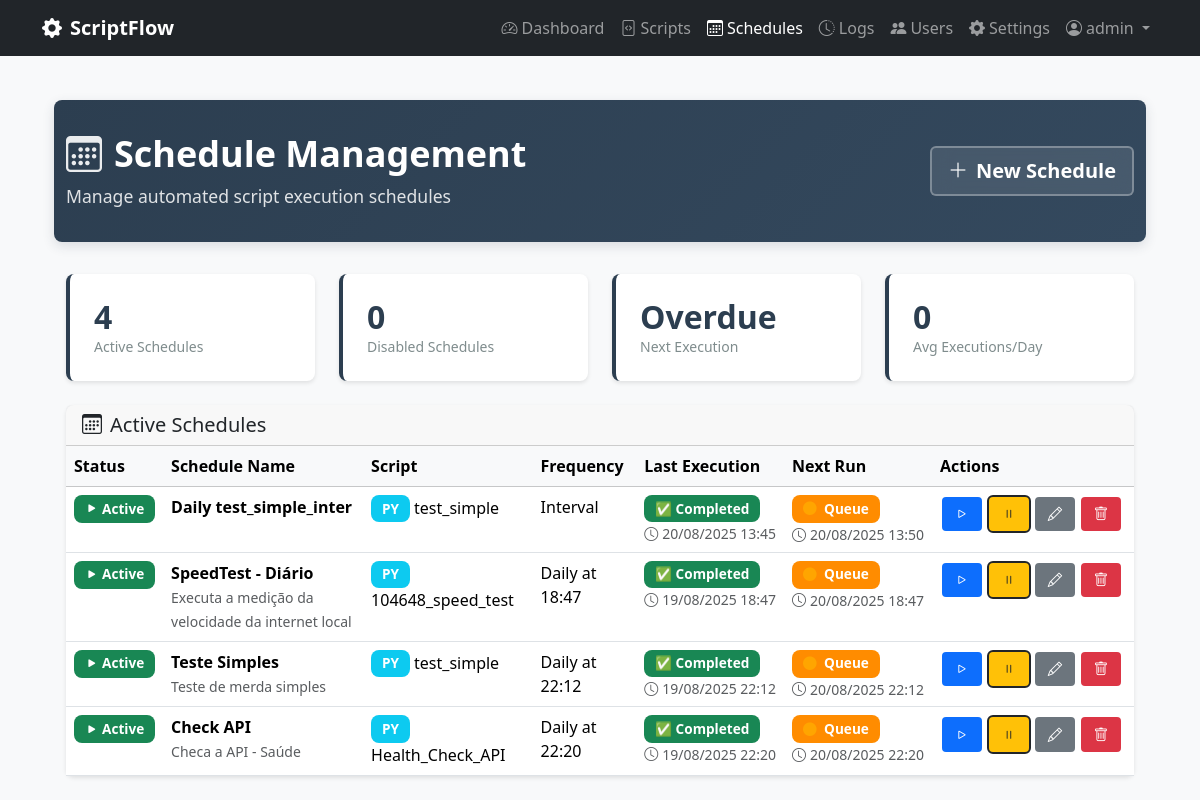
The app's page /schedules (signed in), older data.
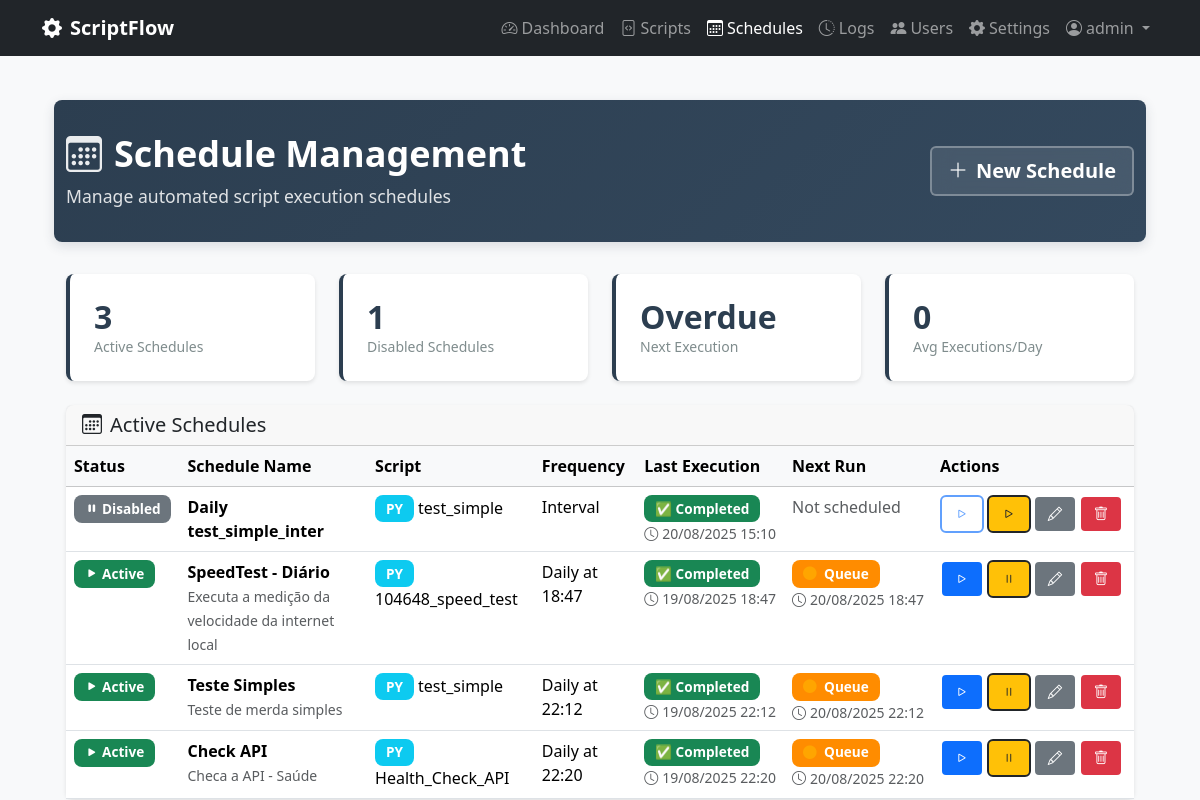
The same page, newer data.
### scriptflow.py (models this page shows, shortened)
class Schedule(db.Model):
    __tablename__ = 'schedules'
    id = db.Column(db.Integer, primary_key=True)
    name = db.Column(db.String(100), nullable=False)
    description = db.Column(db.Text)
    frequency = db.Column(db.String(20), nullable=False)  # daily, weekly, monthly, custom
    time_config = db.Column(db.Text)  # JSON string with time configuration
    is_active = db.Column(db.Boolean, default=True)
    created_at = db.Column(db.DateTime, default=datetime.now)
    updated_at = db.Column(db.DateTime, default=datetime.now, onupdate=datetime.now)
    next_run_time = db.Column(db.DateTime)
    last_execution_id = db.Column(db.Integer, db.ForeignKey('executions.id'))
    script_id = db.Column(db.Integer, db.ForeignKey('scripts.id'), nullable=False)
    user_id = db.Column(db.Integer, db.ForeignKey('users.id'), nullable=False)
    script = db.relationship('Script', backref='schedules')
    user = db.relationship('User', backref='schedules')
    last_execution = db.relationship('Execution', foreign_keys=[last_execution_id])
    @property
    def time_config_json(self):
        if self.time_config:
            try:
                return json.loads(self.time_config)
            except:
                return {}
        return {}
    @property
    def next_run_display(self):
        if not self.next_run_time:
            return "Not scheduled"
        now = datetime.now()  # Use local time instead of UTC
        delta = self.next_run_time - now
        if delta.total_seconds() < 0:
            return "Overdue"
        elif delta.total_seconds() < 3600:  # Less than 1 hour
            minutes = int(delta.total_seconds() / 60)
            return f"in {minutes}m"
        elif delta.total_seconds() < 86400:  # Less than 1 day
            hours = int(delta.total_seconds() / 3600)
            minutes = int((delta.total_seconds() % 3600) / 60)
            return f"in {hours}h {minutes}m"
        else:
            days = int(delta.total_seconds() / 86400)
            return f"in {days} days"
    @property
    def frequency_display(self):
        if self.frequency == 'daily':
            config = self.time_config_json
            if config.get('time'):
                return f"Daily at {config['time']}"
            return "Daily"
        elif self.frequency == 'monthly':
            config = self.time_config_json
            day = config.get('day', 1)
            time = config.get('time', '09:00')
            return f"Monthly (day {day}) at {time}"
        elif self.frequency == 'custom':
            return "Custom schedule"
        return self.frequency.capitalize()

class Execution(db.Model):
    __tablename__ = 'executions'
    id = db.Column(db.Integer, primary_key=True)
    started_at = db.Column(db.DateTime, default=datetime.now, nullable=False)
    completed_at = db.Column(db.DateTime)
    status = db.Column(db.String(20), default='pending', nullable=False)  # pending, running, completed, failed, timeout
    exit_code = db.Column(db.Integer)
    stdout = db.Column(db.Text)
    stderr = db.Column(db.Text)
    duration_seconds = db.Column(db.Float)
    trigger_type = db.Column(db.String(20), default='manual', nullable=False)  # manual, scheduled, api
    script_id = db.Column(db.Integer, db.ForeignKey('scripts.id'), nullable=False)
    user_id = db.Column(db.Integer, db.ForeignKey('users.id'), nullable=False)
    script = db.relationship('Script', backref='executions')
    @property
    def status_icon(self):
        icons = {
            'pending': '⏳',
            'running': '🔄',  # Emoji simples que funciona bem
            'completed': '✅',
            'failed': '❌',
            'timeout': '⏰',
            'cancelled': '🛑'
        }
        return icons.get(self.status, '❓')
    @property
    def status_color(self):
        colors = {
            'pending': 'secondary',
            'running': 'running',  # Usar classe CSS personalizada com animação
            'completed': 'success',
            'failed': 'danger',
            'timeout': 'warning',
            'cancelled': 'danger'
        }
        return colors.get(self.status, 'secondary')

class Script(db.Model):
    __tablename__ = 'scripts'
    id = db.Column(db.Integer, primary_key=True)
    name = db.Column(db.String(100), nullable=False)
    description = db.Column(db.Text)
    filename = db.Column(db.String(255), nullable=False)
    file_path = db.Column(db.String(500), nullable=False)
    script_type = db.Column(db.String(10), nullable=False)  # 'py' or 'bat'
    file_size = db.Column(db.Integer)
    created_at = db.Column(db.DateTime, default=datetime.now)
    updated_at = db.Column(db.DateTime, default=datetime.now, onupdate=datetime.now)
    is_active = db.Column(db.Boolean, default=True)
    user_id = db.Column(db.Integer, db.ForeignKey('users.id'), nullable=False)

### scriptflow.py (the view)
@app.route('/schedules')
@login_required
def schedules():
    schedules_query = Schedule.query.order_by(Schedule.next_run_time.asc())
    user_schedules = apply_user_data_filter(schedules_query).all()
    active_schedules = sum(1 for s in user_schedules if s.is_active)
    disabled_schedules = len(user_schedules) - active_schedules
    next_schedule = next((s for s in user_schedules if s.is_active and s.next_run_time), None)
    next_run_display = next_schedule.next_run_display if next_schedule else "No upcoming runs"
    stats = {
        'active': active_schedules,
        'disabled': disabled_schedules,
        'next_run': next_run_display,
        'avg_per_day': 0  # TODO: Calculate based on execution history
    }
    return render_template('schedules.html', schedules=user_schedules, stats=stats)

### scriptflow.py (called while the page is built)
@login_manager.user_loader
def load_user(user_id):
    return db.session.get(User, int(user_id))

def apply_user_data_filter(query):
    if current_user.can_view_all_data:
        return query  # Can see all data
    else:
        return query.filter_by(user_id=current_user.id)  # Only own data

### templates/schedules.html (shortened to what the changed rows need)
{% extends "base.html" %}
{% block content %}
<div class="container-fluid">
    <div class="page-header">
        <div class="container">
            <div class="row align-items-center">
                <div class="col">
                    <h1>
                        <i class="bi bi-calendar3"></i>Schedule Management
                    </h1>
                </div>
            </div>
        </div>
    </div>
    <div class="container">
        <div class="row">
            <div class="col-12">
            <div class="row mb-4">
                <div class="col-md-3">
                    <div class="stats-card">
                        <h3 class="stats-number">{{ stats.active }}</h3>
                        <p class="stats-label">Active Schedules</p>
                    </div>
                </div>
                <div class="col-md-3">
                    <div class="stats-card">
                        <h3 class="stats-number">{{ stats.disabled }}</h3>
                        <p class="stats-label">Disabled Schedules</p>
                    </div>
                </div>
            </div>
            <div class="card">
                <div class="card-body p-0">
                    {% if schedules %}
                    <div class="table-responsive">
                        <table class="table table-hover mb-0">
                            <thead class="table-light">
                                <tr>
                                    <th>Status</th>
                                    <th>Schedule Name</th>
                                    <th>Script</th>
                                    <th>Frequency</th>
                                    <th>Last Execution</th>
                                    <th>Next Run</th>
                                    <th>Actions</th>
                                </tr>
                            </thead>
                            <tbody>
                                {% for schedule in schedules %}
                                <tr>
                                    <td>
                                        {% if schedule.is_active %}
                                        <span class="badge bg-success">
                                            <i class="bi bi-play-fill"></i> Active
                                        </span>
                                        {% else %}
                                        <span class="badge bg-secondary">
                                            <i class="bi bi-pause-fill"></i> Disabled
                                        </span>
                                        {% endif %}
                                    </td>
                                    <td>
                                        <div>
                                            <strong>{{ schedule.name }}</strong>
                                        </div>
                                    </td>
                                    <td>
                                        <span class="badge bg-info">{{ schedule.script.script_type.upper() }}</span>
                                        {{ schedule.script.name }}
                                    </td>
                                    <td>{{ schedule.frequency_display }}</td>
                                    <td class="schedule-column">
                                        {% if schedule.last_execution %}
                                        <div class="schedule-item">
                                            <span class="badge {% if schedule.last_execution.status == 'running' %}status-running{% else %}bg-{{ schedule.last_execution.status_color }}{% endif %}">
                                                {% if schedule.last_execution.status == 'running' %}
                                                    <i class="bi bi-arrow-clockwise rotating-icon"></i>
                                                {% else %}
                                                    {{ schedule.last_execution.status_icon }}
                                                {% endif %}
                                                {{ schedule.last_execution.status|title }}
                                            </span>
                                            {% if schedule.last_execution.completed_at or schedule.last_execution.started_at %}
                                            <span class="text-muted schedule-datetime">
                                                <i class="bi bi-clock me-1"></i>{% if schedule.last_execution.completed_at %}{{ schedule.last_execution.completed_at.strftime('%d/%m/%Y %H:%M') }}{% else %}{{ schedule.last_execution.started_at.strftime('%d/%m/%Y %H:%M') }}{% endif %}
                                            </span>
                                            {% endif %}
                                        </div>
                                        {% else %}
                                        <span class="text-muted">Never executed</span>
                                        {% endif %}
                                    </td>
                                    <td class="schedule-column">
                                        {% if schedule.is_active and schedule.next_run_time %}
                                        <div class="schedule-item">
                                            <span class="badge" style="background-color: #ff8c00; color: white;">
                                                <i class="bi bi-circle-fill me-1" style="color: #ffa500;"></i> Queue
                                            </span>
                                            <span class="text-muted schedule-datetime">
                                                <i class="bi bi-clock me-1"></i>{{ schedule.next_run_time.strftime('%d/%m/%Y %H:%M') }}
                                            </span>
                                        </div>
                                        {% else %}
                                        <span class="text-muted">Not scheduled</span>
                                        {% endif %}
                                    </td>
                                    <td>
                                        <div class="btn-group btn-group-sm">
                                            <form method="POST" action="{{ url_for('run_schedule_now', schedule_id=schedule.id) }}" style="display: inline;">
                                                <button type="submit" class="btn btn-outline-primary" title="Run Now"
                                                        {% if not schedule.is_active %}disabled{% endif %}>
                                                    <i class="bi bi-play"></i>
                                                </button>
                                            </form>
                                            <form method="POST" action="{{ url_for('toggle_schedule', schedule_id=schedule.id) }}" style="display: inline;">
                                                <button type="submit" class="btn btn-outline-warning"
                                                        title="{% if schedule.is_active %}Disable{% else %}Enable{% endif %}">
                                                    {% if schedule.is_active %}
                                                    <i class="bi bi-pause"></i>
                                                    {% else %}
                                                    <i class="bi bi-play"></i>
                                                    {% endif %}
                                                </button>
                                            </form>
                                            <a href="{{ url_for('edit_schedule', schedule_id=schedule.id) }}"
                                               class="btn btn-outline-secondary" title="Edit">
                                                <i class="bi bi-pencil"></i>
                                            </a>
                                            <button type="button" class="btn btn-outline-danger btn-delete"
                                                    title="Delete"
                                                    data-schedule-name="{{ schedule.name }}"
                                                    data-schedule-id="{{ schedule.id }}">
                                                <i class="bi bi-trash"></i>
                                            </button>
                                        </div>
                                    </td>
                                </tr>
                                {% endfor %}
                            </tbody>
                        </table>
                    </div>
                    {% endif %}
                </div>
            </div>
        </div>
    </div>
</div>
{% endblock %}

Row changes from the older to the newer data that the page shows:
changed Schedule "Daily test_simple_inter": last_execution.completed_at "20/08/2025 13:45" → "20/08/2025 15:10"; next_run_time "20/08/2025 13:50" → (not shown); is_active "Active Queue" → "Disabled Not scheduled"
Text that changed along with them:
{{ stats.active }}: "4" → "3"
{{ stats.disabled }}: "0" → "1"
